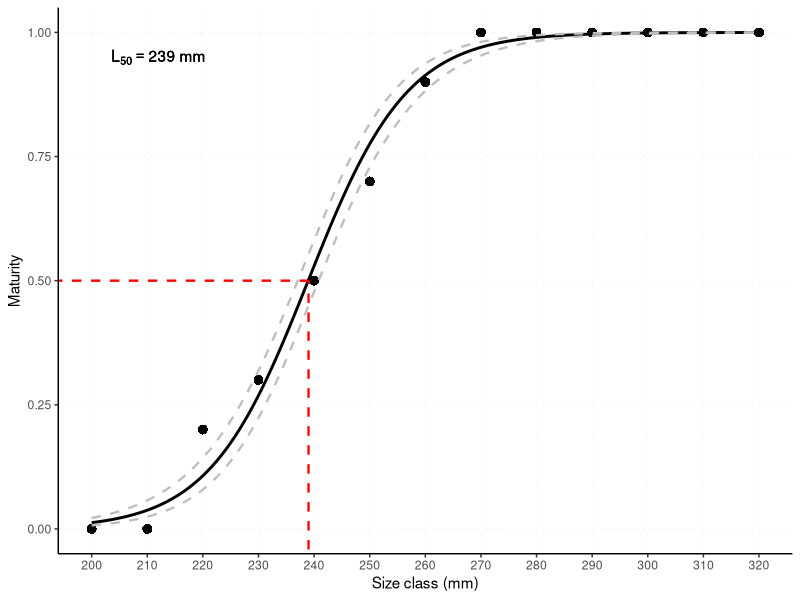

This chart was generated by the following R code:
## Maturity at size ##
## by Lucas Rodrigues 31/03/23 ##

# libraries
library(readxl)
library(car)
library(ggplot2)
library(emmeans)
library(dplyr)

# insert data
data <- read_excel("example_maturity_at_size.xlsx", sheet = "Plan1")

# frequentist Binomial model
mod <- glm(cbind(mature, total-mature) ~ class, data = data, family = binomial(link="logit"))
Anova(mod)

# generating data from model
yhat.df <- emmeans(mod, ~ class, at=list(class=seq(min(data$class),max(data$class),by=ifelse(max(data$class)>1000,1,.1))), type='response') %>%
  as.data.frame()

# choose the maturity probability! ex. .5, .9, etc
prob_mat <- .5

# size at maturity
cut <- filter(yhat.df, prob >= prob_mat)

SzAtMat <- round(min(cut$class),3)
SzAtMat

# plot
ggplot() +
  geom_point(data = data, aes(x = class, y = mature/total), colour = "black", shape = 16, size=3)+
  geom_line(data = yhat.df, aes(y = prob, x = class), col="black", lty=1, lwd=1) +
  geom_line(data = yhat.df, aes(y = asymp.LCL, x = class), col="grey", lty=2, lwd=.8) +
  geom_line(data = yhat.df, aes(y = asymp.UCL, x = class), col="grey", lty=2, lwd=.8) +
  geom_segment(aes(x = -15, xend = SzAtMat, y = prob_mat, yend = prob_mat), color ="red", size =.8, linetype = "dashed")+
  geom_segment(aes(x = SzAtMat, xend = SzAtMat, y = -.5, yend = prob_mat), color ="red", size =.8, linetype = "dashed")+
  annotate(geom = "text",x = quantile(seq(min(data$class),max(data$class)),.1), y = .95, label = bquote(L[50] == .(SzAtMat) ~ "mm"), color = "black") +
  ylab("Maturity") +
  xlab("Size class (mm)") +
  scale_x_continuous(breaks = as.numeric(data$class)) +
  coord_cartesian(xlim = c(min(data$class),max(data$class)), ylim = c(0,1))+
   theme(panel.background = element_blank(),
        axis.line = element_line(colour = "black"),
        panel.grid.major = element_line(color = "grey90", size = 0.1, linetype = 2), legend.position = 'none')
